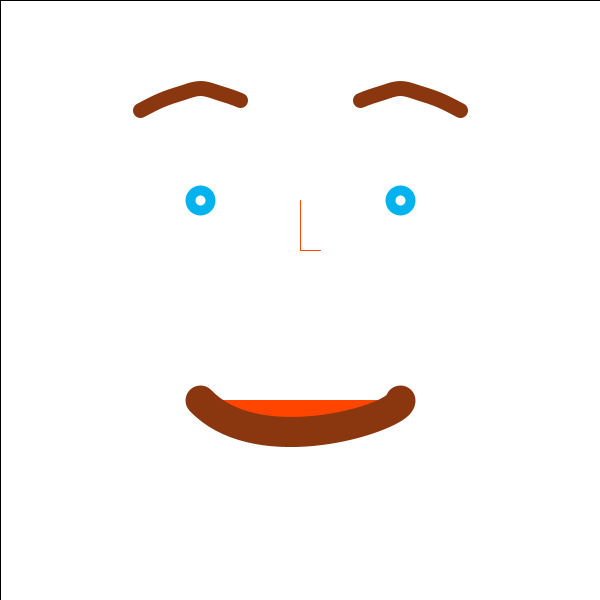
Frame 1 (no input)
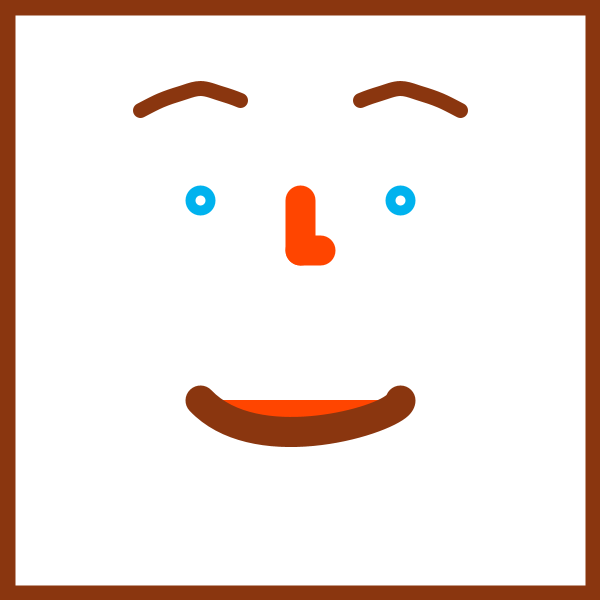
Frame 60 (the mouse pressed at the canvas centre just before this capture)
Frame 120 (the mouse held since frame 60 and released just before this capture): identical to frame 60, image omitted

The Processing sketch that drew these frames (run headless with seeded random() and noise(); from frame 60 on, the mouse is pressed at the canvas centre):

// Processing sketch: processing_128533
// ── processing_128533.pde

 float y = height/2;
 float x = width/2;
 float ypos; 
 float d1;
 float d2;
 float a;
 float b;
 float diameter = height - 100; 
 float angle = 0; 
 boolean sad = false;
 boolean happy = true;
 float y1 = 110;
 float y2 = 100;
 float y3 = 93;
 float y4 = 88;
 float y5 = 93;
 float y6 = 100;
 float y7 = 110;
 float y8 = 110;
 float x1 =  100;
 float x2 =  300;


void setup(){
size(600,600);
smooth();
}

void draw(){
fill(255);  // fill with black, low opacity; builds up over old ellipses
rect(0, 0, width, height);
float d1 =  ((sin(angle)/5) * diameter) + diameter;
float d2 =  ((cos(angle)/5) * diameter) + diameter;
float a = (sin(angle));
float b = (sin(angle));
stroke(#FF4500);
fill(#FF4500);
ellipse(400, 200, d1, d1);
ellipse(200, 200, d2, d2);

beginShape();
line(300,200,300,250);
line(300,250,320,250);

if (sad == true)
{
 y1 = 110;
 y2 = 100;
 y3 = 93;
 y4 = 85;
 y5 = 80;
 y6 = 77;
 y7 = 75;
 y8 = 74;
 x1 =  100;
 x2 =  300;
}

fill(255);
strokeWeight(10);
stroke(#00B2EE);
ellipse(400, 200, 20, 20);
ellipse(200, 200, 20, 20);
angle += .03;
//black curve

if (happy == true)
{
 y1 = 110;
 y2 = 100;
 y3 = 93;
 y4 = 88;
 y5 = 93;
 y6 = 100;
 y7 = 110;
 y8 = 110;
 x1 =  50;
 x2 =  30;
}

stroke(#8A360F);
strokeWeight(15);
beginShape();
curveVertex(340,y1);
curveVertex(360,y2);
curveVertex(380,y3);
curveVertex(400,y4);
curveVertex(420,y5);
curveVertex(440,y6);
curveVertex(460,y7);
curveVertex(460,y8);
endShape();

beginShape();
curveVertex(260,y1);
curveVertex(240,y2);
curveVertex(220,y3);
curveVertex(200,y4);
curveVertex(180,y5);
curveVertex(160,y6);
curveVertex(140,y7);
curveVertex(140,y8);
endShape();

fill(#FF4500);
strokeWeight(30);
curve(x1, x2, 200,400, 400, 400, 200, 300);
}


void keyPressed() {
  if (key == CODED) {
    if (keyCode == UP) {
      happy = true;
      sad = false;
      println("happy");
      
    } if (keyCode == DOWN) {
      sad = true;
      happy = false;
      println("sad");
    } 
  } 
}
